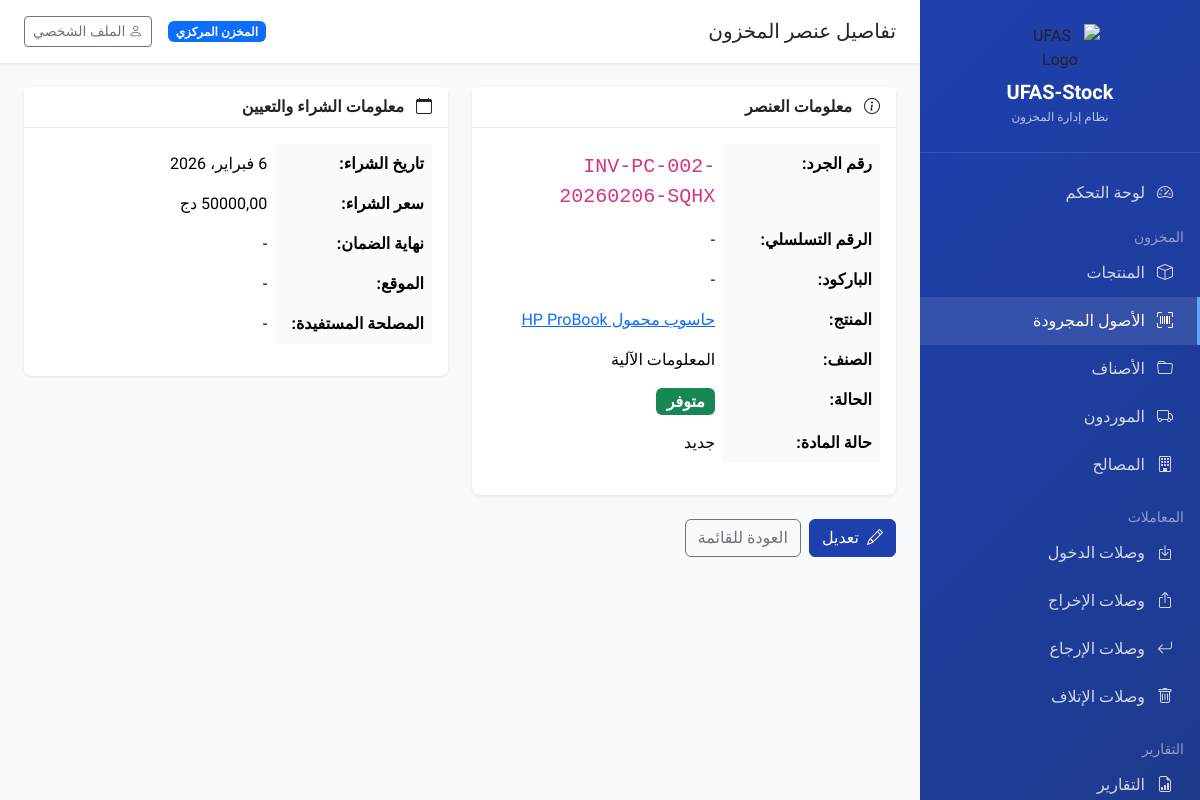
The app's page /inventory/items/87/ (signed in) with its own data.
### core/models.py (models this page shows, shortened)
class Tenant(models.Model):
    TENANT_TYPES = [
        ('central', 'المخزن المركزي'),
        ('faculty', 'كلية'),
        ('institute', 'معهد'),
        ('department', 'قسم'),
    ]
    name = models.CharField('اسم الوحدة', max_length=200)
    code = models.CharField('رمز الوحدة', max_length=50, unique=True)
    tenant_type = models.CharField('نوع الوحدة', max_length=20, choices=TENANT_TYPES, default='faculty')
    address = models.TextField('العنوان', blank=True)
    phone = models.CharField('الهاتف', max_length=20, blank=True)
    email = models.EmailField('البريد الإلكتروني', blank=True)
    is_active = models.BooleanField('نشط', default=True)
    created_at = models.DateTimeField('تاريخ الإنشاء', auto_now_add=True)
    updated_at = models.DateTimeField('تاريخ التحديث', auto_now=True)
    class Meta:
        verbose_name = 'وحدة/مستأجر'
        verbose_name_plural = 'الوحدات/المستأجرين'
        ordering = ['name']

### inventory/models.py (models this page shows, shortened)
class InventoryItem(models.Model):
    STATUS_CHOICES = [
        ('available', 'متوفر'),
        ('assigned', 'مخرج/مسلم'),
        ('maintenance', 'في الصيانة'),
        ('disposed', 'متلف/محذوف'),
    ]
    CONDITION_CHOICES = [
        ('new', 'جديد'),
        ('good', 'جيد'),
        ('fair', 'مقبول'),
        ('poor', 'سيء'),
        ('damaged', 'تالف'),
    ]
    product = models.ForeignKey(
        Product,
        on_delete=models.CASCADE,
        related_name='items',
        verbose_name='المنتج'
    )
    inventory_number = models.CharField('رقم الجرد', max_length=100)
    serial_number = models.CharField('الرقم التسلسلي', max_length=100, blank=True)
    barcode = models.CharField('الباركود', max_length=100, blank=True)
    status = models.CharField('الحالة', max_length=20, choices=STATUS_CHOICES, default='available')
    condition = models.CharField('حالة المادة', max_length=20, choices=CONDITION_CHOICES, default='new')
    purchase_date = models.DateField('تاريخ الشراء', null=True, blank=True)
    purchase_price = models.DecimalField(
        'سعر الشراء',
        max_digits=12,
        decimal_places=2,
        default=Decimal('0.00')
    )
    warranty_end = models.DateField('نهاية الضمان', null=True, blank=True)
    location = models.CharField('الموقع', max_length=200, blank=True)
    assigned_to = models.ForeignKey(
        Department,
        on_delete=models.SET_NULL,
        null=True,
        blank=True,
        related_name='assigned_items',
        verbose_name='المصلحة المستفيدة'
    )
    notes = models.TextField('ملاحظات', blank=True)
    tenant = models.ForeignKey(
        'core.Tenant',
        on_delete=models.CASCADE,
        related_name='inventory_items',
        verbose_name='الوحدة'
    )
    created_at = models.DateTimeField('تاريخ الإنشاء', auto_now_add=True)
    updated_at = models.DateTimeField('تاريخ التحديث', auto_now=True)
    class Meta:
        verbose_name = 'عنصر مخزون'
        verbose_name_plural = 'عناصر المخزون'
        ordering = ['-created_at']
        unique_together = ['inventory_number', 'tenant']

class Product(models.Model):
    NATURE_CHOICES = [
        ('asset', 'مادة مجرودة (أصل)'),
        ('consumable', 'مادة غير مجرودة (مستهلكة)'),
    ]
    UNIT_CHOICES = [
        ('piece', 'قطعة'),
        ('box', 'علبة'),
        ('pack', 'رزمة'),
        ('kg', 'كيلوغرام'),
        ('liter', 'لتر'),
        ('meter', 'متر'),
        ('ream', 'رزمة ورق'),
    ]
    name = models.CharField('اسم المادة', max_length=300)
    code = models.CharField('رمز المادة', max_length=100)
    description = models.TextField('الوصف', blank=True)
    category = models.ForeignKey(
        Category,
        on_delete=models.SET_NULL,
        null=True,
        related_name='products',
        verbose_name='الصنف'
    )
    nature = models.CharField('طبيعة المادة', max_length=20, choices=NATURE_CHOICES, default='consumable')
    unit = models.CharField('وحدة القياس', max_length=20, choices=UNIT_CHOICES, default='piece')
    unit_price = models.DecimalField(
        'سعر الوحدة',
        max_digits=12,
        decimal_places=2,
        default=Decimal('0.00'),
        validators=[MinValueValidator(Decimal('0.00'))]
    )
    min_stock = models.PositiveIntegerField('الحد الأدنى للمخزون', default=0)
    initial_quantity = models.PositiveIntegerField('الكمية الأولية', default=0)
    stock_quantity = models.PositiveIntegerField('الكمية المتوفرة', default=0)
    tenant = models.ForeignKey(
        'core.Tenant',
        on_delete=models.CASCADE,
        related_name='products',
        verbose_name='الوحدة'
    )
    is_active = models.BooleanField('نشط', default=True)
    created_at = models.DateTimeField('تاريخ الإنشاء', auto_now_add=True)
    updated_at = models.DateTimeField('تاريخ التحديث', auto_now=True)
    class Meta:
        verbose_name = 'منتج/مادة'
        verbose_name_plural = 'المنتجات/المواد'
        ordering = ['name']
        unique_together = ['code', 'tenant']

class Category(models.Model):
    name = models.CharField('اسم الصنف', max_length=200)
    code = models.CharField('رمز الصنف', max_length=50)
    description = models.TextField('الوصف', blank=True)
    parent = models.ForeignKey(
        'self',
        on_delete=models.CASCADE,
        null=True,
        blank=True,
        related_name='children',
        verbose_name='الصنف الأب'
    )
    tenant = models.ForeignKey(
        'core.Tenant',
        on_delete=models.CASCADE,
        related_name='categories',
        verbose_name='الوحدة',
        null=True,
        blank=True
    )
    is_global = models.BooleanField('صنف عام', default=False, help_text='متاح لجميع الوحدات')
    created_at = models.DateTimeField('تاريخ الإنشاء', auto_now_add=True)
    class Meta:
        verbose_name = 'صنف'
        verbose_name_plural = 'الأصناف'
        ordering = ['name']
        unique_together = ['code', 'tenant']

### inventory/views.py (the view)
# urls.py: path('items/<int:pk>/', views.item_detail, name='item_detail'),
@login_required
def item_detail(request, pk):
    item = get_object_or_404(InventoryItem, pk=pk)
    if not request.user.is_super_admin and item.tenant != request.user.tenant:
        messages.error(request, 'ليس لديك صلاحية للوصول لهذا العنصر')
        return redirect('item_list')
    return render(request, 'inventory/item_detail.html', {'item': item})

### core/context_processors.py (called while the page is built)
def tenant_context(request):
    tenant = None
    if request.user.is_authenticated:
        tenant = getattr(request.user, 'tenant', None)
    return {
        'current_tenant': tenant,
        'is_super_admin': getattr(request.user, 'is_super_admin', False) if request.user.is_authenticated else False,
    }

### core/models.py (called while the page is built)
    @property
    def is_super_admin(self):
        return self.role == 'super_admin'

### templates/inventory/item_detail.html (shortened to what this page needs)
{% extends 'base.html' %}
{% load humanize %}
{% block page_title %}تفاصيل عنصر المخزون{% endblock %}
{% block content %}
<div class="row">
    <div class="col-lg-6">
        <div class="card mb-4">
            <div class="card-header">
                <i class="bi bi-info-circle me-2"></i> معلومات العنصر
            </div>
            <div class="card-body">
                <table class="table table-borderless">
                    <tr><th width="40%">رقم الجرد:</th><td><code class="fs-5">{{ item.inventory_number }}</code></td></tr>
                    <tr><th>الرقم التسلسلي:</th><td>{{ item.serial_number|default:"-" }}</td></tr>
                    <tr><th>الباركود:</th><td>{{ item.barcode|default:"-" }}</td></tr>
                    <tr><th>المنتج:</th><td><a href="{% url 'product_detail' item.product.pk %}">{{ item.product.name }}</a></td></tr>
                    <tr><th>الصنف:</th><td>{{ item.product.category.name|default:"-" }}</td></tr>
                    <tr>
                        <th>الحالة:</th>
                        <td>
                            {% if item.status == 'available' %}
                            <span class="badge bg-success fs-6">متوفر</span>
                            {% elif item.status == 'assigned' %}
                            <span class="badge bg-warning text-dark fs-6">مسلم</span>
                            {% elif item.status == 'maintenance' %}
                            <span class="badge bg-info fs-6">صيانة</span>
                            {% elif item.status == 'disposed' %}
                            <span class="badge bg-danger fs-6">متلف</span>
                            {% endif %}
                        </td>
                    </tr>
                    <tr><th>حالة المادة:</th><td>{{ item.get_condition_display }}</td></tr>
                </table>
            </div>
        </div>
    </div>
    <div class="col-lg-6">
        <div class="card mb-4">
            <div class="card-header">
                <i class="bi bi-calendar me-2"></i> معلومات الشراء والتعيين
            </div>
            <div class="card-body">
                <table class="table table-borderless">
                    <tr><th width="40%">تاريخ الشراء:</th><td>{{ item.purchase_date|default:"-" }}</td></tr>
                    <tr><th>سعر الشراء:</th><td>{{ item.purchase_price|intcomma }} دج</td></tr>
                    <tr><th>نهاية الضمان:</th><td>{{ item.warranty_end|default:"-" }}</td></tr>
                    <tr><th>الموقع:</th><td>{{ item.location|default:"-" }}</td></tr>
                    <tr><th>المصلحة المستفيدة:</th><td>{{ item.assigned_to.name|default:"-" }}</td></tr>
                </table>
            </div>
        </div>
    </div>
</div>
<div class="d-flex gap-2">
    <a href="{% url 'item_edit' item.pk %}" class="btn btn-primary">
        <i class="bi bi-pencil me-1"></i> تعديل
    </a>
    <a href="{% url 'item_list' %}" class="btn btn-outline-secondary">العودة للقائمة</a>
</div>
{% endblock %}

### templates/base.html (shortened to what this page needs)
{% load static %}
<!DOCTYPE html>
<html lang="ar" dir="rtl">
<head>
    <link href="https://cdn.jsdelivr.net/npm/bootstrap@5.3.3/dist/css/bootstrap.rtl.min.css" rel="stylesheet">
    <link href="https://cdn.jsdelivr.net/npm/bootstrap-icons@1.11.3/font/bootstrap-icons.min.css" rel="stylesheet">
</head>
<body>
    {% if user.is_authenticated %}
    <nav class="sidebar">
        <div class="logo">
            <img src="{% static 'img/logo-ufas.png' %}" alt="UFAS Logo" style="max-width: 80px; margin-bottom: 0.5rem;">
            <h5>UFAS-Stock</h5>
            <small>نظام إدارة المخزون</small>
        </div>
        <ul class="nav flex-column mt-3">
            <li class="nav-item">
                <a class="nav-link {% if request.resolver_match.url_name == 'dashboard' %}active{% endif %}" href="{% url 'dashboard' %}">
                    <i class="bi bi-speedometer2"></i> لوحة التحكم
                </a>
            </li>
            <li class="nav-item mt-2">
                <small class="text-white-50 px-3">المخزون</small>
            </li>
            <li class="nav-item">
                <a class="nav-link {% if 'product' in request.resolver_match.url_name %}active{% endif %}" href="{% url 'product_list' %}">
                    <i class="bi bi-box"></i> المنتجات
                </a>
            </li>
            <li class="nav-item">
                <a class="nav-link {% if 'item' in request.resolver_match.url_name %}active{% endif %}" href="{% url 'item_list' %}">
                    <i class="bi bi-upc-scan"></i> الأصول المجرودة
                </a>
            </li>
            <li class="nav-item">
                <a class="nav-link {% if 'category' in request.resolver_match.url_name %}active{% endif %}" href="{% url 'category_list' %}">
                    <i class="bi bi-folder"></i> الأصناف
                </a>
            </li>
            <li class="nav-item">
                <a class="nav-link {% if 'supplier' in request.resolver_match.url_name %}active{% endif %}" href="{% url 'supplier_list' %}">
                    <i class="bi bi-truck"></i> الموردون
                </a>
            </li>
            <li class="nav-item">
                <a class="nav-link {% if 'department' in request.resolver_match.url_name %}active{% endif %}" href="{% url 'department_list' %}">
                    <i class="bi bi-building"></i> المصالح
                </a>
            </li>
            <li class="nav-item mt-3">
                <small class="text-white-50 px-3">المعاملات</small>
            </li>
            <li class="nav-item">
                <a class="nav-link {% if 'entry_voucher' in request.resolver_match.url_name %}active{% endif %}" href="{% url 'entry_voucher_list' %}">
                    <i class="bi bi-box-arrow-in-down"></i> وصلات الدخول
                </a>
            </li>
            <li class="nav-item">
                <a class="nav-link {% if 'exit_voucher' in request.resolver_match.url_name %}active{% endif %}" href="{% url 'exit_voucher_list' %}">
                    <i class="bi bi-box-arrow-up"></i> وصلات الإخراج
                </a>
            </li>
            <li class="nav-item">
                <a class="nav-link {% if 'return_voucher' in request.resolver_match.url_name %}active{% endif %}" href="{% url 'return_voucher_list' %}">
                    <i class="bi bi-arrow-return-left"></i> وصلات الإرجاع
                </a>
            </li>
            <li class="nav-item">
                <a class="nav-link {% if 'disposal_voucher' in request.resolver_match.url_name %}active{% endif %}" href="{% url 'disposal_voucher_list' %}">
                    <i class="bi bi-trash"></i> وصلات الإتلاف
                </a>
            </li>
            <li class="nav-item mt-3">
                <small class="text-white-50 px-3">التقارير</small>
            </li>
            <li class="nav-item">
                <a class="nav-link {% if 'report' in request.resolver_match.url_name %}active{% endif %}" href="{% url 'reports_index' %}">
                    <i class="bi bi-file-earmark-bar-graph"></i> التقارير
                </a>
            </li>
        </ul>
    </nav>
    <main class="main-content">
        <div class="topbar">
            <div>
                <h5 class="mb-0 d-inline">{% block page_title %}{% endblock %}</h5>
            </div>
            <div class="d-flex align-items-center gap-3">
                {% if current_tenant %}
                <span class="badge bg-primary">{{ current_tenant.name }}</span>
                {% endif %}
                <a href="{% url 'profile' %}" class="btn btn-outline-secondary btn-sm">
                    <i class="bi bi-person"></i> الملف الشخصي
                </a>
            </div>
        </div>
        {% block content %}{% endblock %}
    </main>
    {% else %}
    {% block auth_content %}{% endblock %}
    {% endif %}
</body>
</html>

### templates/base.html (style rules this page uses)
:root { --primary-color: #1e40af; --secondary-color: #3b82f6; --sidebar-width: 280px; }
body { font-family: 'Tajawal', sans-serif; background-color: #f8fafc; }
.sidebar { width: var(--sidebar-width); min-height: 100vh; background: linear-gradient(135deg, var(--primary-color) 0%, #1e3a8a 100%); position: fixed; right: 0; top: 0; z-index: 1000; transition: all 0.3s; }
.sidebar .logo { padding: 1.5rem; text-align: center; border-bottom: 1px solid rgba(255,255,255,0.1); }
.sidebar .logo h5 { color: white; margin: 0; font-weight: 700; }
.sidebar .logo small { color: rgba(255,255,255,0.7); font-size: 0.75rem; }
.sidebar .nav-link { color: rgba(255,255,255,0.8); padding: 0.75rem 1.5rem; transition: all 0.2s; border-right: 3px solid transparent; }
.sidebar .nav-link:hover, .sidebar .nav-link.active { color: white; background: rgba(255,255,255,0.1); border-right-color: #60a5fa; }
.sidebar .nav-link i { width: 24px; margin-left: 0.5rem; }
.main-content { margin-right: var(--sidebar-width); padding: 1.5rem; min-height: 100vh; }
.topbar { background: white; padding: 1rem 1.5rem; margin: -1.5rem -1.5rem 1.5rem; box-shadow: 0 1px 3px rgba(0,0,0,0.1); display: flex; justify-content: space-between; align-items: center; }
.card { border: none; box-shadow: 0 1px 3px rgba(0,0,0,0.1); border-radius: 0.5rem; }
.card-header { background: white; border-bottom: 1px solid #e5e7eb; font-weight: 600; }
.btn-primary { background: var(--primary-color); border-color: var(--primary-color); }
.table th { font-weight: 600; background: #f8fafc; }

### records on screen
Tenant: name "المخزن المركزي"
InventoryItem: inventory_number "INV-PC-002-20260206-SQHX", serial_number "-", barcode "-", product.name "حاسوب محمول HP ProBook", product.category.name "المعلومات الآلية", condition "جديد", purchase_date "6 فبراير، 2026", warranty_end "-", location "-", assigned_to.name "-"
